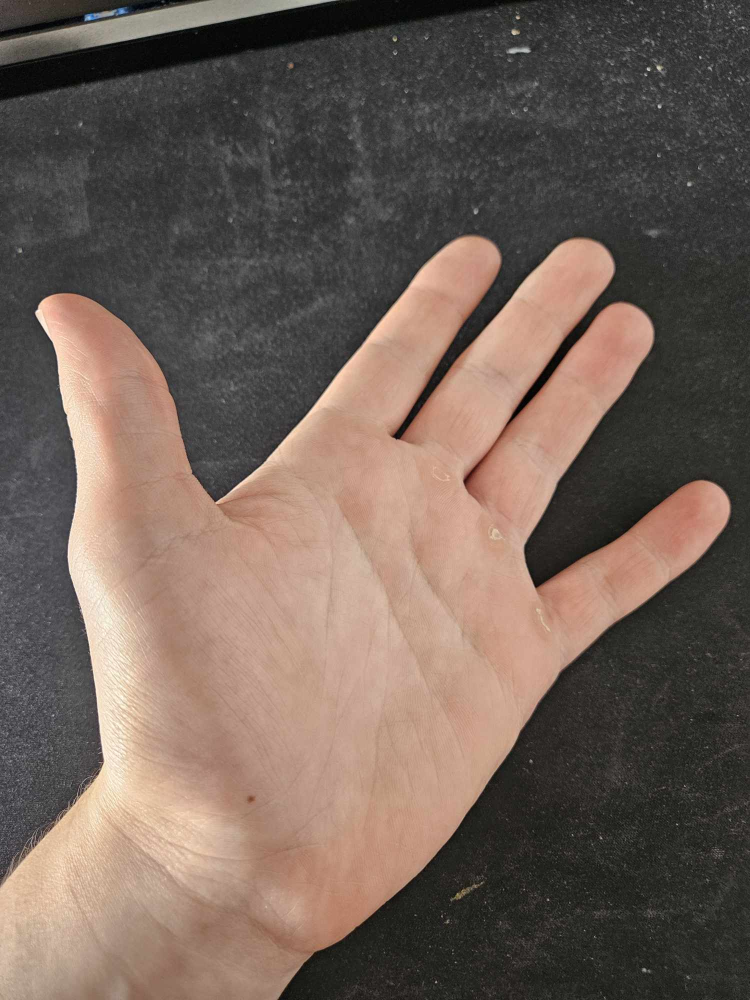
#> input picture lab4_vision_track_binarization/hand.jpg, 1500 x 2000 px (shown at 1/2 size)
$ python binaryzation.py
#> lines starting #> are read from the running program, lines starting #| are printed output that depends on the picture; after the words box and inside, x2 and y2 are one past the last pixel; in counts of white or black regions, pixels touching at a corner belong together
import cv2
import numpy as np


def convert_rgb_to_YCbCr(image):
    a = 0

    R = image[:, :, 0].astype(np.float32)
    G = image[:, :, 1].astype(np.float32)
    B = image[:, :, 2].astype(np.float32)

    Y = 0.299 * R + 0.587 * G + 0.144 * B
    Cb = (-0.168736 * R - 0.331264 * G + 0.5 * B) + 128
    Cr = (0.5 * R - 0.418688 * G - 0.081312 * B) + 128

    ycbr_image = np.stack([Y, Cb, Cr], axis=-1).astype(np.uint8)

    return ycbr_image


def binaryzation(image,mask,Ta,Tb,Tc,Td):
    Cb = image[:,:,1]
    Cr = image[:,:,2]

    for n in range(len(Cb)):
        for m in range(len(Cb[0])):

            if Cb[n][m] > Ta and Cb[n][m] < Tb and Cr[n][m] > Tc and Cr[n][m] < Td:

                mask[n][m] = 255
            else:
                mask[n][m] = 0

    return mask

def main():

    Ta = 100
    Tb = 133
    Tc = 135
    Td = 165

    image = cv2.imread("./hand.jpg")[:, :, ::-1]
    # cv2.imshow("Imagade ycbr",image)
    # cv2.waitKey(0)

    img_scl = cv2.resize(image, (64, 64), interpolation=cv2.INTER_LINEAR)
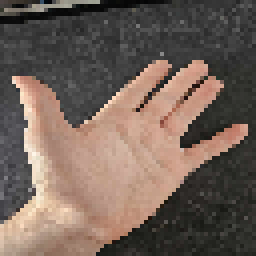
#> img_scl: shape (64, 64, 3) (shown 4 times larger); mean R, G, B 113.5, 97.5, 88.2

    cv2.imwrite("./handppm.ppm",img_scl)

    ycbr_image = convert_rgb_to_YCbCr(image)
#> in convert_rgb_to_YCbCr, `R = image[:, :, 0].astype(np.float32)`:
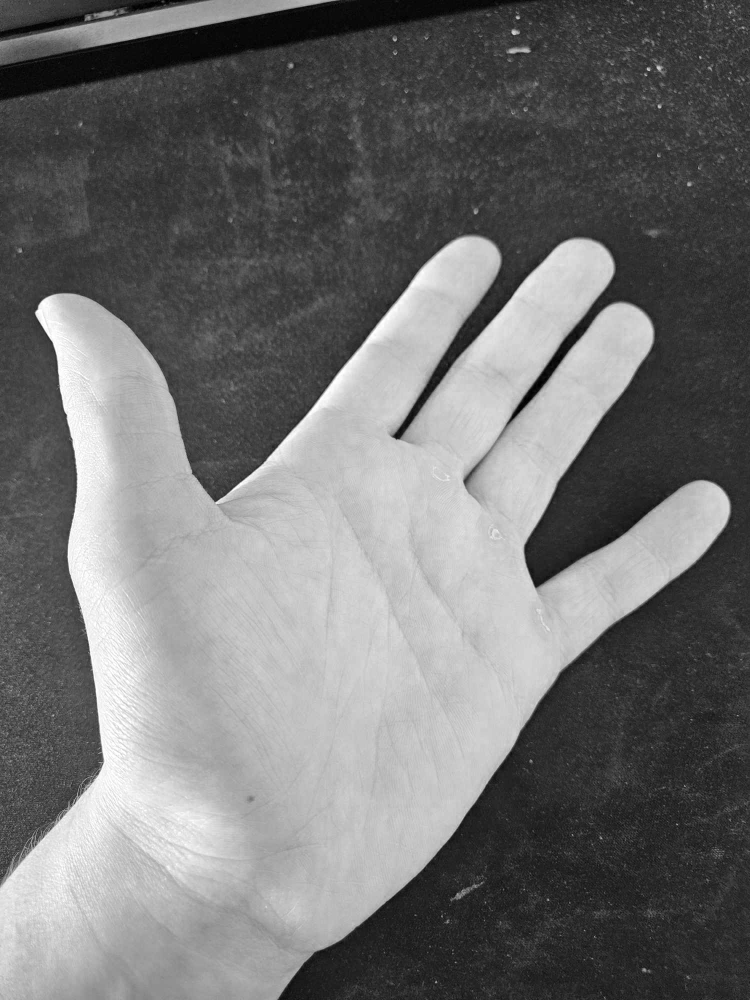
#> R: shape (2000, 1500) float32 (shown at 1/2 size); min 0, max 255, mean 113.6
#> in convert_rgb_to_YCbCr, `B = image[:, :, 2].astype(np.float32)`:
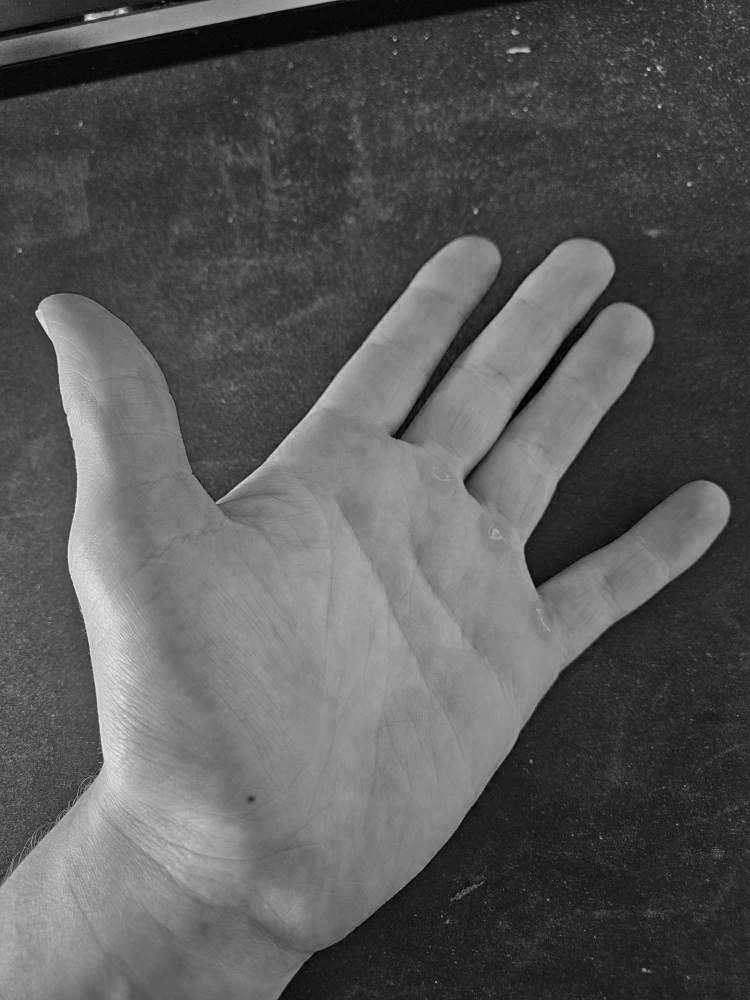
#> B: shape (2000, 1500) float32 (shown at 1/2 size); min 0, max 250, mean 88.4

    ycbr_image = cv2.resize(ycbr_image, (64, 64), interpolation=cv2.INTER_LINEAR)
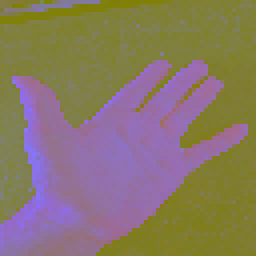
#> ycbr_image: shape (64, 64, 3) (shown 4 times larger); mean of channels 0, 1, 2 103.4, 120.2, 136.4; drawn as B, G, R

    cv2.imwrite("./scaled_ycbcr_hand.jpg",ycbr_image)
    cv2.imwrite("./scaled_ycbcr_hand.ppm",ycbr_image)

    height = ycbr_image.shape[0]
#> height = 64
    width = ycbr_image.shape[1]
#> width = 64

    mask = np.zeros((height, width), dtype=np.uint8)

    mask = binaryzation(ycbr_image,mask,Ta,Tb,Tc,Td)
#> in binaryzation, `Cr = image[:,:,2]`:
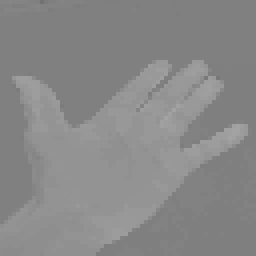
#> Cr: shape (64, 64) (shown 4 times larger); min 114, max 163, mean 136.4
#> the loop in binaryzation, `for n in range(len(Cb)):` made 64 passes
#> after the loop in binaryzation, `for n in range(len(Cb)):`:
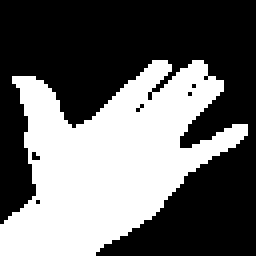
#> mask: shape (64, 64) (shown 4 times larger); 41.3% white; 1 white region, box (x1, y1, x2, y2) and area: (0, 15, 62, 64) 1690

    # cv2.imshow("Imagade ycbr",mask)
    # cv2.waitKey(0)
    cv2.imwrite("./mask_hand.jpg",mask)
    # cv2.imwrite("./mask_hand.ppm",mask)

    filtered_mask = cv2.medianBlur(mask,5)
#> filtered_mask: shape (64, 64); 41.6% white; 1 white region, box (x1, y1, x2, y2) and area: (0, 15, 61, 64) 1705

    cv2.imwrite("./filtered_mask_hand.jpg",filtered_mask)
    # cv2.imwrite("./filtered_mask_hand.ppm",filtered_mask)

    moments = cv2.moments(filtered_mask)
#> moments = moments, m00 434775, centre m10/m00, m01/m00 = (26.97, 39.71)

    if moments["m00"] != 0:  # Żeby uniknąć dzielenia przez zero
        cx = int(moments["m10"] / moments["m00"])  # Środek ciężkości X
#> cx = 26
        cy = int(moments["m01"] / moments["m00"])  # Środek ciężkości Y
#> cy = 39


    cv2.line(filtered_mask, (cx, 0), (cx, 64), (0, 255, 0))
#> filtered_mask: shape (64, 64); 40.8% white; 2 white regions, box (x1, y1, x2, y2) and area: (27, 15, 61, 61) 866, (0, 19, 26, 64) 804
    cv2.line(filtered_mask, (0, cy), (64, cy), (0, 255, 0))
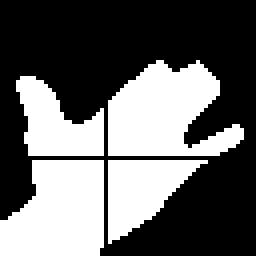
#> filtered_mask: shape (64, 64) (shown 4 times larger); 39.7% white; 4 white regions, box (x1, y1, x2, y2) and area: (27, 15, 61, 39) 548, (0, 40, 26, 64) 516, (27, 40, 52, 61) 292, (4, 19, 26, 39) 270

    # cv2.imshow("Imagade ycbr",filtered_mask)
    # cv2.waitKey(0)

    cv2.imwrite("./filtered_mask_center_graf_hand.jpg",filtered_mask)
    # cv2.imwrite("./filtered_mask_center_graf_hand.ppm",filtered_mask)

    a = 0
main()
